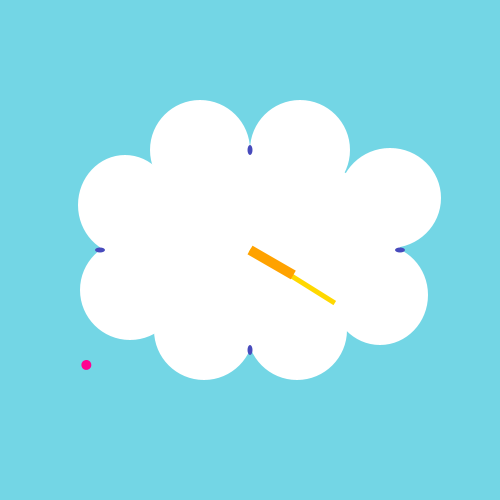
Frame 1 (no input)
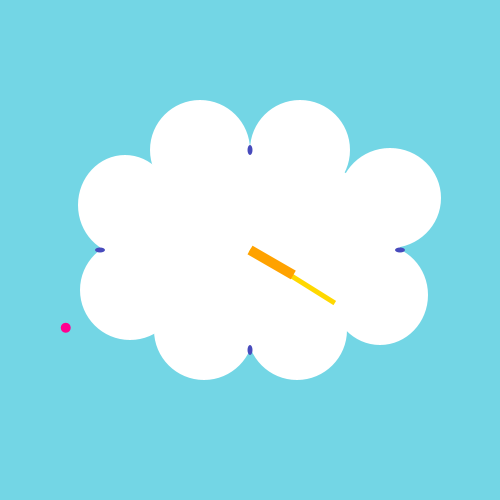
Frame 60 (the mouse pressed at the canvas centre just before this capture)
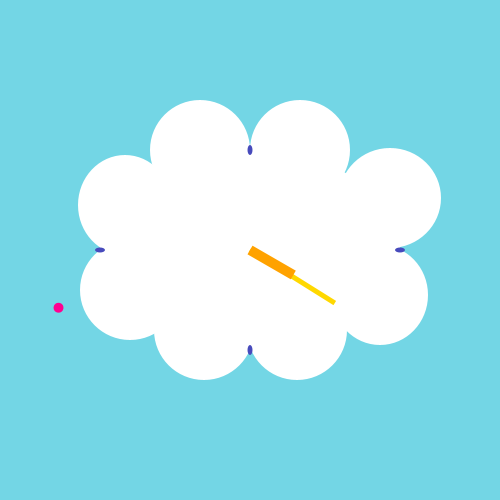
Frame 120 (the mouse held since frame 60 and released just before this capture)

The Processing sketch that drew these frames (run headless with seeded random() and noise(); from frame 60 on, the mouse is pressed at the canvas centre):

// Processing sketch: processing_169880
// ── processing_169880.pde

void setup()
{
  size(500,500);
}

void draw()
{
  background(#73d6e5);
  fill(255);
  noStroke();
  ellipse(250,250,300,200);
  ellipse(200,150,100,100);
  //rotate(radians(5));
  ellipse(300,150,100,100);
  ellipse(390,198,102,100);
  ellipse(380,295,96,100);
  ellipse(297,330,100,100);
  ellipse(204,330,100,100);
  ellipse(130,290,100,100);
  ellipse(125,205,94,100);
  
  
  fill(71,74,188);
  ellipse(250,150,5,10);
  ellipse(250,350,5,10);
  ellipse(100,250,10,5);
  ellipse(400,250,10,5);
  
  //translate(width/2,height/2);
  
  float my_second = map(second(), 0, 59, 0, 2*PI);
  float my_minute = map(minute(), 0, 59, 0, 2*PI);
  float my_hour = map(hour(), 0, 12, 0, 2*PI);
  
  pushMatrix();
  translate(width/2,height/2);
  rotate(my_second);
  fill(255,0,144);
  //fill(millis(),100.0);
  ellipse(0,200, 10,10);
  popMatrix();
  
  
  pushMatrix();
  translate(width/2,height/2);
  rotate(my_minute);
  fill(255,216,0);
  rectMode(CENTER);
  rect(0,-50,5,100);
  popMatrix();
  
  pushMatrix();
  translate(width/2,height/2);
  rotate(my_hour);
  fill(255,162,0);
  rectMode(CENTER);
  rect(0,-25,10,50);
  popMatrix();
  
}
